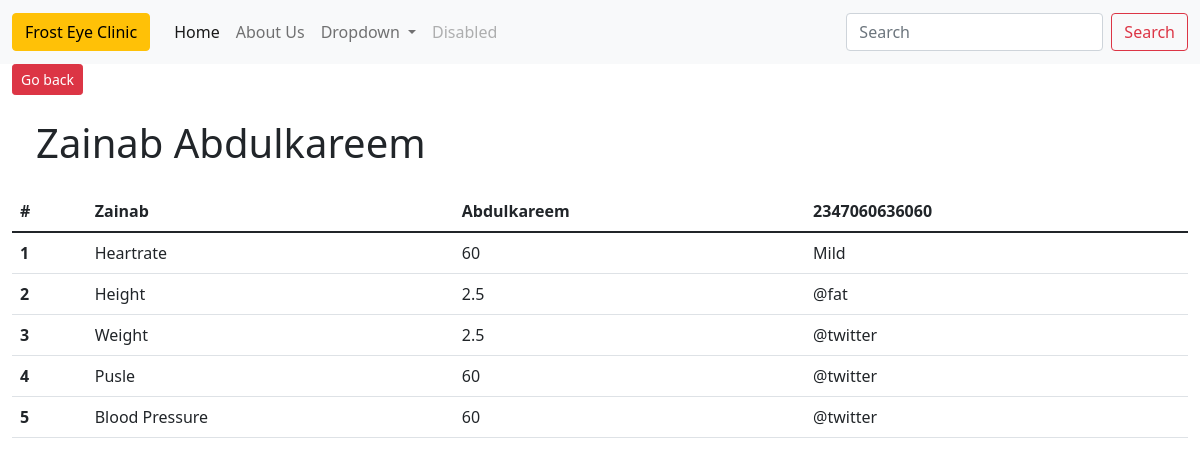
Screenshot of /office_app/patient_detail/2/ with the database file from the repository.
### office_app/models.py (models this page shows, shortened)
class Vitals(models.Model):
    patient = models.ForeignKey(Patient, on_delete=models.CASCADE, null=True, blank=True, related_name='patient_vitals')
    heartrate = models.IntegerField(default=60)
    height = models.DecimalField(default=2.5, max_digits=5, decimal_places=1)
    weight = models.DecimalField(default=2.5, max_digits=5, decimal_places=1)
    blood_pressure = models.IntegerField(default=60, validators=[MinValueValidator(1), MaxValueValidator(200)])
    pulse = models.IntegerField(default=60, validators=[MinValueValidator(1), MaxValueValidator(200)])
    class Meta:
        verbose_name_plural = "Vitals"

class Patient(models.Model):
    first_name = models.CharField(max_length=25)
    last_name = models.CharField(max_length=25)
    age = models.IntegerField(default=1)
    email = models.EmailField(null=True, blank=True)
    phone_number = models.CharField(max_length=30)
    timestamp = models.DateTimeField(auto_now_add=True, null=True)
    gender = models.CharField(max_length=10, choices=GENDER_CHOICES, null=True)
    avatar = models.ImageField(upload_to ='static/images/models', null=True, blank=True)
    is_active = models.BooleanField(default=True)
    assigned_doctor = models.ManyToManyField(Doctors, blank=True)
    class Meta:
        ordering = ['first_name', 'last_name']
    @property
    def full_name(self):
        return f'{self.first_name} {self.last_name}'

### office_app/views.py (the view)
# urls.py: path('patient_detail/<int:patient_id>/', views.patient_vitals, name='patient_detail'),
def patient_vitals(request, patient_id):
    try:
        patient_vitals = Vitals.objects.get(patient_id=patient_id)
        context = {'patient_vitals': patient_vitals}
        return render(request, 'office_app/patient_detail.html', context)
    except ObjectDoesNotExist:
        patient = Patient.objects.get(pk=patient_id)
        context = {'patient': patient}
        return render(request, 'office_app/no_detail.html', context)

### office_app/templates/office_app/patient_detail.html
{% extends 'base.html' %}
{% block content %}
      <div>
        <a href="{% url 'office_app:list_patients' %}">
          <button class="btn btn-danger btn-sm">
            Go back
          </button>
        </a>
        <h1 class="m-4">{{ patient_vitals.patient.full_name }}</h1>
      </div>
        <table class="table">
            <thead>
              <tr>
                <th scope="col">#</th>
                <th scope="col">{{ patient_vitals.patient.first_name }}</th>
                <th scope="col">{{ patient_vitals.patient.last_name }}</th>
                <th scope="col">{{ patient_vitals.patient.phone_number }}</th>
              </tr>
            </thead>
            <tbody>
              <tr>
                <th scope="row">1</th>
                <td>Heartrate</td>
                <td>{{ patient_vitals.heartrate }}</td>
                <td>Mild</td>
              </tr>
              <tr>
                <th scope="row">2</th>
                <td>Height</td>
                <td>{{ patient_vitals.height }}</td>
                <td>@fat</td>
              </tr>
              <tr>
                <th scope="row">3</th>
                <td>Weight</td>
                <td>{{ patient_vitals.weight }}</td>
                <td>@twitter</td>
              </tr>
              <tr>
                <th scope="row">4</th>
                <td>Pusle</td>
                <td>{{ patient_vitals.pulse }}</td>
                <td>@twitter</td>
              </tr>
              <tr>
                <th scope="row">5</th>
                <td>Blood Pressure</td>
                <td>{{ patient_vitals.blood_pressure }}</td>
                <td>@twitter</td>
              </tr>
            </tbody>
          </table>
{% endblock %}

### office_app/templates/base.html (style rules this page uses)
a { text-decoration: none; }

### rows the page displays
Vitals: patient.full_name "Zainab Abdulkareem", patient.first_name "Zainab", patient.last_name "Abdulkareem", patient.phone_number "2347060636060", heartrate "60", height "2.5", weight "2.5", pulse "60", blood_pressure "60"
